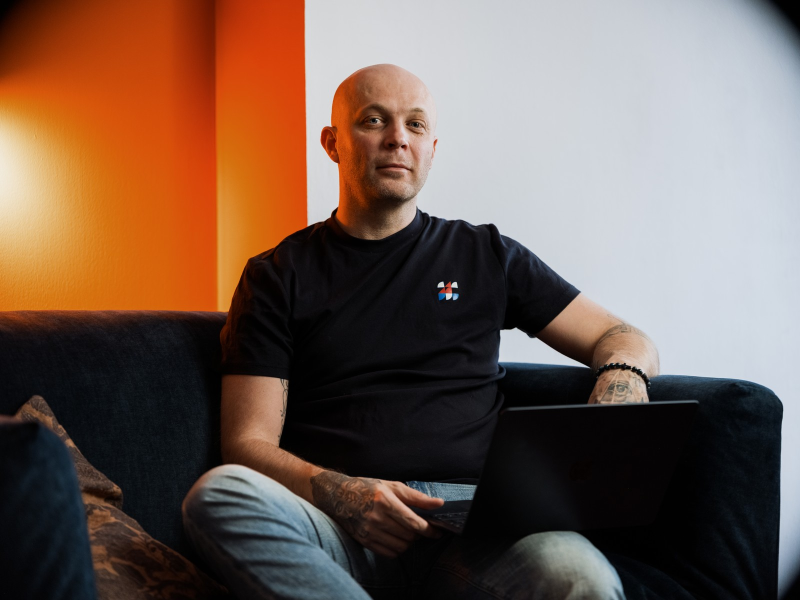
#> input picture photos/pool/_g014078.jpg, 1600 x 1200 px, given as the content of the folder ../photos/pool/_g014078.jpg, which was not available (shown at 1/2 size)
$ python prepare_photos.py ../photos/pool/_g014078.jpg   (older library calls are emulated)
#> lines starting #> are read from the running program, lines starting #| are printed output that depends on the picture; pictures that were not available may be replaced by others from this repository, and a replacement may not be noted
#> in main, cv_img is the input picture: shape (1200, 1600, 3); mean B, G, R 82.1, 93.7, 115.7
#!/usr/bin/env python3
"""
Doplnění fotek do photos/pool/ - spouští se ručně, kdykoli chceš přidat
novou dávku fotek (např. jednou za měsíc).

Vezme všechny .jpg/.jpeg/.png ze zadané složky, zkontroluje kvalitu
(rozlišení, ostrost - stejná pravidla jako v publish_post.py), zmenší je
na max. 1600 px a zkopíruje do photos/pool/. Fotky, co neprojdou kontrolou,
skončí v photos/rejected/ s vysvětlením v konzoli.

Použití:
  python3 scripts/prepare_photos.py ~/Downloads/nazev-slozky-s-fotkami
"""
import sys
from pathlib import Path

import cv2
from PIL import Image

REPO_ROOT = Path(__file__).resolve().parent.parent
POOL_DIR = REPO_ROOT / "photos" / "pool"
REJECTED_DIR = REPO_ROOT / "photos" / "rejected"

MIN_DIMENSION = 1080
BLUR_THRESHOLD = 15.0
MAX_DIM = 1600
VALID_EXT = {".jpg", ".jpeg", ".png"}


def quality_ok(cv_img):
    h, w = cv_img.shape[:2]
#> h = 1200; w = 1600
    if min(h, w) < MIN_DIMENSION:
        return False, f"malé rozlišení ({w}x{h}, minimum {MIN_DIMENSION}px)"
    gray = cv2.cvtColor(cv_img, cv2.COLOR_BGR2GRAY)
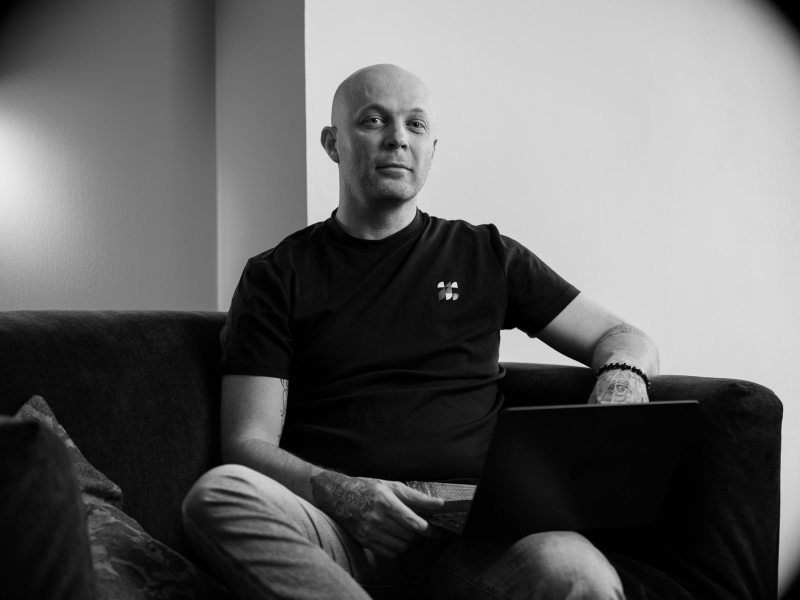
#> gray: shape (1200, 1600) (shown at 1/2 size); min 0, max 237, mean 99
    blur = cv2.Laplacian(gray, cv2.CV_64F).var()
#> blur = 56.55
    if blur < BLUR_THRESHOLD:
        return False, f"rozmazaná (skóre ostrosti {blur:.1f}, minimum {BLUR_THRESHOLD})"
    return True, ""


def unique_name(stem, existing):
    base = stem.lower().replace(" ", "_")
    name = f"{base}.jpg"
    i = 2
    while name in existing:
        name = f"{base}_{i}.jpg"
        i += 1
    return name


def main():
    if len(sys.argv) < 2:
        print("Použití: python3 scripts/prepare_photos.py <cesta-ke-slozce-s-fotkami>")
        sys.exit(1)

    src = Path(sys.argv[1]).expanduser()
    if not src.exists():
        print(f"Složka {src} neexistuje.")
        sys.exit(1)

    POOL_DIR.mkdir(parents=True, exist_ok=True)
    REJECTED_DIR.mkdir(parents=True, exist_ok=True)

    files = sorted(p for p in src.iterdir() if p.suffix.lower() in VALID_EXT)
    if not files:
        print(f"Ve složce {src} jsem nenašel žádné .jpg/.jpeg/.png soubory.")
        sys.exit(1)

    existing = {p.name for p in POOL_DIR.glob("*.jpg")}
    added, skipped = 0, 0

    for p in files:
        cv_img = cv2.imread(str(p))
        if cv_img is None:
            print(f"Přeskočeno {p.name}: nejde načíst (poškozený soubor / nepodporovaný formát)")
            skipped += 1
            continue

        ok, reason = quality_ok(cv_img)
#> ok = True; reason = ''
        if not ok:
            print(f"Přeskočeno {p.name}: {reason}")
            skipped += 1
            continue

        out_name = unique_name(p.stem, existing)
        img = Image.open(p).convert("RGB")
        w, h = img.size
#> w = 1600; h = 1200
        if max(w, h) > MAX_DIM:
            scale = MAX_DIM / max(w, h)
            img = img.resize((int(w * scale), int(h * scale)), Image.LANCZOS)
        img.save(POOL_DIR / out_name, quality=90)
        existing.add(out_name)
        added += 1
        print(f"Přidáno: {out_name}")

    print(f"\nHotovo. Přidáno {added} fotek do photos/pool/, přeskočeno {skipped}.")


if __name__ == "__main__":
    main()

$ run again, on photos/ready/post_5__g014174.jpg
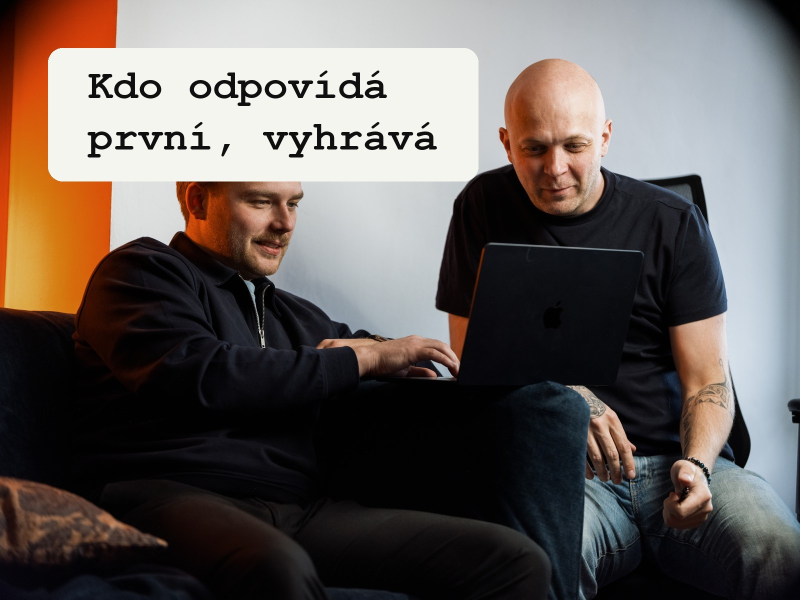
#> input picture photos/ready/post_5__g014174.jpg, 1600 x 1200 px, given as the content of the folder ../photos/ready/post_5__g014174.jpg, which was not available (shown at 1/2 size)
#> in main, cv_img is the input picture: shape (1200, 1600, 3); mean B, G, R 91, 94.7, 102.2
#> in quality_ok, `gray = cv2.cvtColor(cv_img, cv2.COLOR_BGR2GRAY)`:
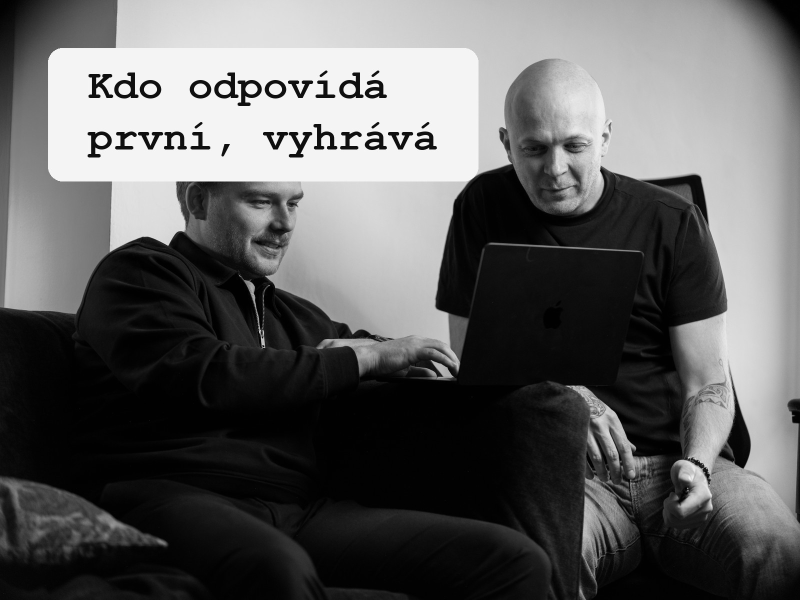
#> gray: shape (1200, 1600) (shown at 1/2 size); min 0, max 255, mean 96.5
#> blur = 354.9
#> ok = True; reason = ''

$ run again, on photos/ready/post_5__g014284.jpg
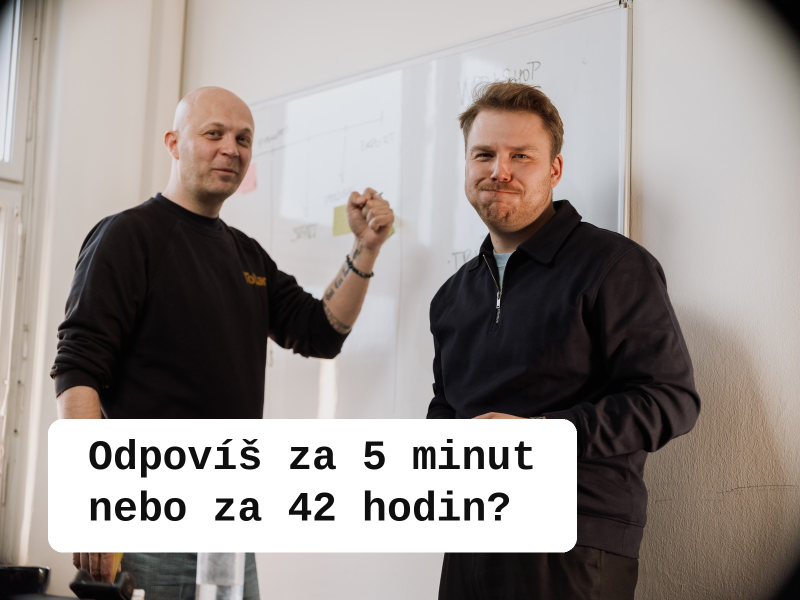
#> input picture photos/ready/post_5__g014284.jpg, 1600 x 1200 px, given as the content of the folder ../photos/ready/post_5__g014284.jpg, which was not available (shown at 1/2 size)
#> in main, cv_img is the input picture: shape (1200, 1600, 3); mean B, G, R 144.6, 147.7, 154.8
#> in quality_ok, `gray = cv2.cvtColor(cv_img, cv2.COLOR_BGR2GRAY)`:
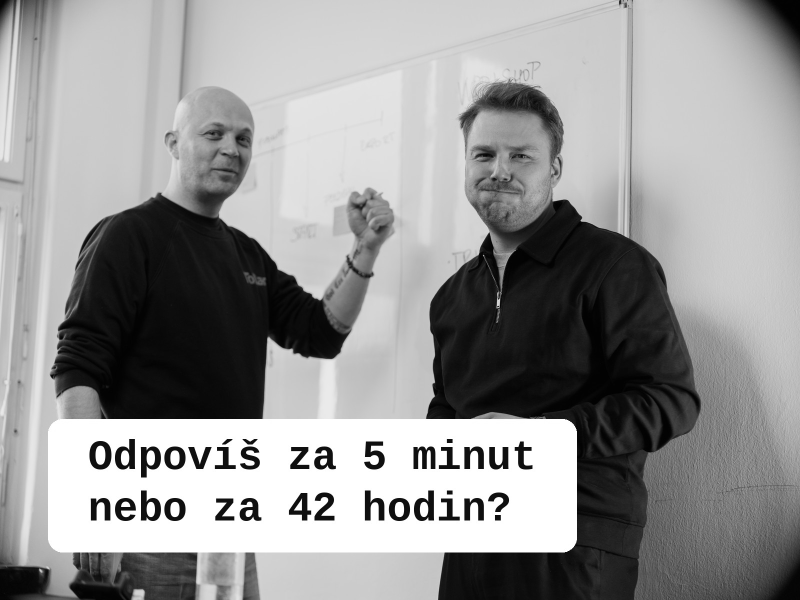
#> gray: shape (1200, 1600) (shown at 1/2 size); min 0, max 255, mean 149.5
#> blur = 517.3
#> ok = True; reason = ''
